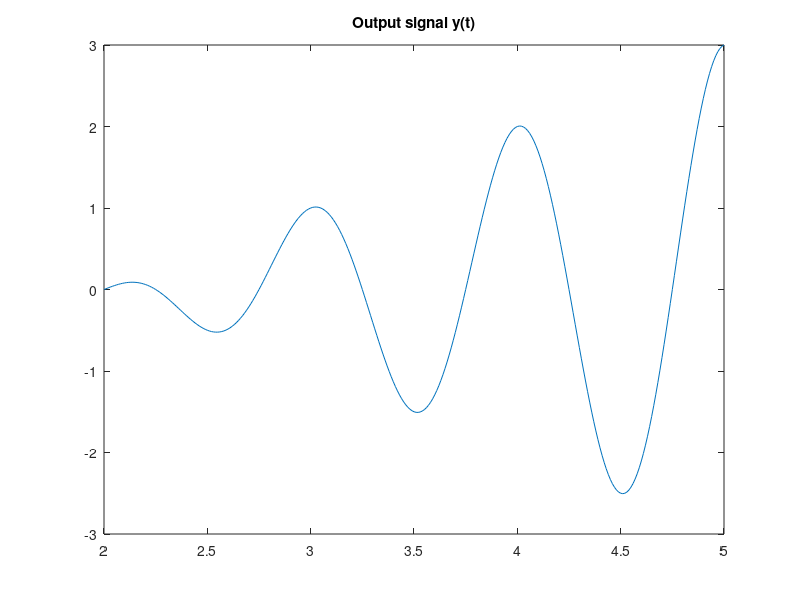

MATLAB code to generate this figure: (Note: this script raises an error after producing the figure.)
%% Theory: SISO (Single-Input Single-Output) Systems
% A system takes one or more signals, performs an operation, and outputs new signals.
% SISO is the simplest type: exactly one signal goes in, and exactly one signal comes out.
% Example: A system that simply delays your input signal by 2 seconds: y(t) = x(t - 2).

% Step 1: Define the time vector.
t = 0:0.01:3;                % Create time vector 't' from 0 to 3, taking tiny steps of 0.01 seconds.

% Step 2: Define the input signal.
x = t .* cos(2*pi*t);        % Multiply the time array 't' with the cosine array element-by-element using '.*'.

% Step 3: Plot the original input signal to see what it looks like.
plot(t, x);                  % Draw the graph of the input signal x(t) against time t.
title('Input signal x(t)');  % Put a title text on top of the graph.

% Step 4: Plot the output signal.
% The system delays the signal by 2 seconds. Instead of rewriting the math,
% we can visually shift it by adding 2 to the time variable 't' inside the plot command.
plot(t+2, x);                % Draw the output y(t) = x(t-2) by shifting the plot.
title('Output signal y(t)'); % Label our new output graph.

%% Theory: MISO (Multiple-Input Single-Output) Systems
% These systems accept multiple input signals, mix them together based on a rule, 
% and produce just one single output. 
% Example mathematical rule: y(t) = x1(t) + x2(t) * x3(t).

% Step 1: Define the time vector for 0 to 4 seconds.
t = 0:0.01:4;                        % Create a time vector from 0 to 4 with 0.01 steps.

% Step 2: Create three separate input signals.
x1 = heaviside(t) - heaviside(t-3);  % Input 1 uses the heaviside (unit step) function to create a rectangular pulse.
x2 = t .* sin(t);                    % Input 2 is time multiplied by a sine wave.
x3 = t .* cos(t);                    % Input 3 is time multiplied by a cosine wave.

% Step 3: Apply the system's rule to combine them into one output.
y = x1 + x2 .* x3;                   % The system adds x1 to the element-wise product of x2 and x3.

% Step 4: Plot the final single output.
plot(t, y);                          % Draw the final combined mathematical result against time.
legend('Output y(t)');               % Add a legend to the graph to show what the line represents.

%% Theory: Linear and Nonlinear Systems
% A system is linear if it satisfies the "principle of superposition", which consists of:
% 1. Additivity: S{x1(t) + x2(t)} = S{x1(t)} + S{x2(t)}
% 2. Homogeneity (Scaling): S{a*x(t)} = a*S{x(t)}
% Combined golden rule: S{a1*x1(t) + a2*x2(t)} = a1*S{x1(t)} + a2*S{x2(t)}.
% We will test y(t) = 2x(t) (which is linear) and y(t) = x^2(t) (which is nonlinear).

% Step 1: Define the time and two different input signals.
t = -3:0.1:3;                                  % Define a time vector from -3 to 3.
x1 = heaviside(t+1) - heaviside(t-1);            % Create a rectangular pulse active from 0 to 1.
x2 = heaviside(t-2) - heaviside(t-4);            % Create a rectangular pulse active from 0 to 2.

% Step 2: Define our scaling numbers (constants).
a1 = 2;                                        % Set the first scaling constant to 2.
a2 = -31;                                        % Set the second scaling constant to 3.

% --- TESTING SYSTEM 1: y(t) = 2*x(t) ---
% Left side of the equation: Mix the inputs BEFORE they go into the system.
y_left = a1*x1 + a2*x2;                             % Pre-mix the inputs using the scaling factors.
y_left = 5 * z;                                % The system processes the mixed input by multiplying it by 2.

% Right side of the equation: Put signals through the system FIRST, and mix them AFTER.
z1 = 5 * x1;                                   % Calculate the system output for just x1.
z2 = 5 * x2;                                   % Calculate the system output for just x2.
y_right = a1*z1 + a2*z2;                       % Mix the individual outputs together.
% Note: If you plot y_left and y_right, they are EXACTLY the same. This proves the system is LINEAR.

% --- TESTING SYSTEM 2: y(t) = x^2(t) ---
% Left side: Mix inputs first, then apply the system rule (square the result).
z_new = a1*x1 + a2*x2;                         % Pre-mix the inputs using the scaling factors.
y_left_sq = z_new.^2;                          % The system squares the entire mixed input.

% Right side: Apply the system rule first, then mix them.
z1_sq = x1.^2;                                 % Calculate the system output for just x1 (squared).
z2_sq = x2.^2;                                 % Calculate the system output for just x2 (squared).
y_right_sq = a1*z1_sq + a2*z2_sq;              % Mix the squared individual outputs together.
% Note: If you plot y_left_sq and y_right_sq, they are completely different. This proves the system is NONLINEAR.
% Plot the linear vs nonlinear test results for visual comparison.

figure
subplot(2,1,1)
plot(t, y_left, 'b', t, y_right, 'r--', 'LineWidth', 1.2)
legend('y_{left} (mix then S)','y_{right} (S then mix)','Location','Best')
title('System 1: y(t)=2x(t) — Linear (Left vs Right)')
xlabel('t')
ylabel('Amplitude')
grid on

subplot(2,1,2)
plot(t, y_left_sq, 'b', t, y_right_sq, 'r--', 'LineWidth', 1.2)
legend('y_{left\_sq} (mix then S)','y_{right\_sq} (S then mix)','Location','Best')
title('System 2: y(t)=x^2(t) — Nonlinear (Left vs Right)')
xlabel('t')
ylabel('Amplitude')
grid on
%% Theory: Time-Variant Systems
% Time-Invariance asks: Does the system care what time it is?
% If an input x(t) gives output y(t), then a delayed input x(t - t0) MUST give a delayed output y(t - t0).
% If a system changes its behavior depending on *when* the input is applied, it is a Time-Variant system.
% Here we test the system y(t) = t * e^-t * x(t) using an input pulse delayed by 3 seconds.

% --- STEP 1: CALCULATE NORMAL OUTPUT AND SHIFT IT ---
t = -5:0.001:10;                               % Create time vector 't' from -5 to 10 taking very tiny steps.
xt = heaviside(t) - heaviside(t-5);            % Create our normal input signal x(t), a pulse from t=0 to t=5.
y = t .* exp(-t) .* xt;                        % Calculate normal output y(t) by multiplying input by 't' and 'e^-t'.
plot(t, y);                                    % Plot the normal output y(t).
ylim([-0.05 0.4]);                             % Set the y-axis limits so the graph is easy to read.
legend('y(t)');                                % Add a legend to label this line as the normal y(t).

figure                                         % Open a new blank figure window.
plot(t+3, y);                                  % Plot the SHIFTED output y(t-3) by adding +3 to 't'.
ylim([-0.05 0.4]);                             % Set the y-axis limits again.
legend('y(t-3)');                              % Label this shifted graph as y(t-3).

% --- STEP 2: SHIFT THE INPUT FIRST, THEN CALCULATE NEW OUTPUT ---
xt_shifted = heaviside(t-3) - heaviside(t-8);  % Create a NEW input signal shifted 3 seconds to the right: x(t-3).
y2 = t .* exp(-t) .* xt_shifted;               % Put the shifted input into the system rule to get the new output S[x(t-3)].

figure                                         % Open a new blank figure window.
plot(t, y2);                                   % Plot the new output to compare it.
ylim([-0.01 0.2]);                             % Set the y-axis limits.
legend('S[x(t-3)]');                           % Label this graph to show it is the system's response to the shifted input.
% CONCLUSION: Looking at the graphs, y(t-3) and S[x(t-3)] are completely different. The system is TIME-VARIANT.

%% Theory: Time-Invariant Systems
% Now let's test a system that is time-invariant. The system rule is y(t) = 1 - 2*x(t - 1).
% Our input signal is a cosine wave that turns on for 10 seconds: x(t) = cos(t)[u(t) - u(t - 10)].
% We will use a delay of 4 seconds for our test.

% --- STEP 1: CALCULATE NORMAL OUTPUT AND SHIFT IT ---
t = -5:0.01:20;                                % Define our time vector from -5 to 20 seconds.
% The system rule says to use x(t-1), so our input pulse shifts from (0 to 10) to become (1 to 11).
xt = heaviside(t-1) - heaviside(t-11);         % Define the active window of the input inside the system.
y = 1 - 2*cos(t-1) .* xt;                      % Calculate the normal output y(t) based on the system's rule.
plot(t, y);                                    % Plot the normal output y(t).
legend('y(t)');                                % Add a legend.

figure                                         % Open a new blank figure window.
plot(t+4, y);                                  % Plot the output shifted by 4 seconds to the right, y(t-4).
legend('y(t-4)');                              % Label this graph as y(t-4).

% --- STEP 2: SHIFT THE INPUT FIRST, THEN CALCULATE NEW OUTPUT ---
% The pulse originally turned on at 0 and off at 10. Now it turns on at 4 and off at 14.
xt_shifted_input = heaviside(t-4) - heaviside(t-14); % Define the active window for the shifted input.
x_delayed = cos(t-4) .* xt_shifted_input;      % Define the full delayed input signal x(t-4).

figure                                         % Open a new blank figure window.
% Because the plot command uses (t+1) and the math uses (1 - 2*x), it effectively calculates S[x(t-4)].
plot(t+1, 1 - 2*x_delayed);                    % Plot the system's response to the delayed input.

% Alternatively, we can calculate the final shifted system response y2 directly with math:
xt_final = heaviside(t-5) - heaviside(t-15);   % The pulse shifts one more second inside the system, becoming 5 to 15.
y2 = 1 - 2*cos(t-5) .* xt_final;               % Calculate the final new output manually.

figure                                         % Open a new blank figure window.
plot(t, y2);                                   % Plot the new output y2.
legend('S[x(t-4)]');                           % Label it as the system's response to the shifted input.
% CONCLUSION: Looking at the graphs, y(t-4) and S[x(t-4)] are exactly the same! The system is TIME-INVARIANT.
